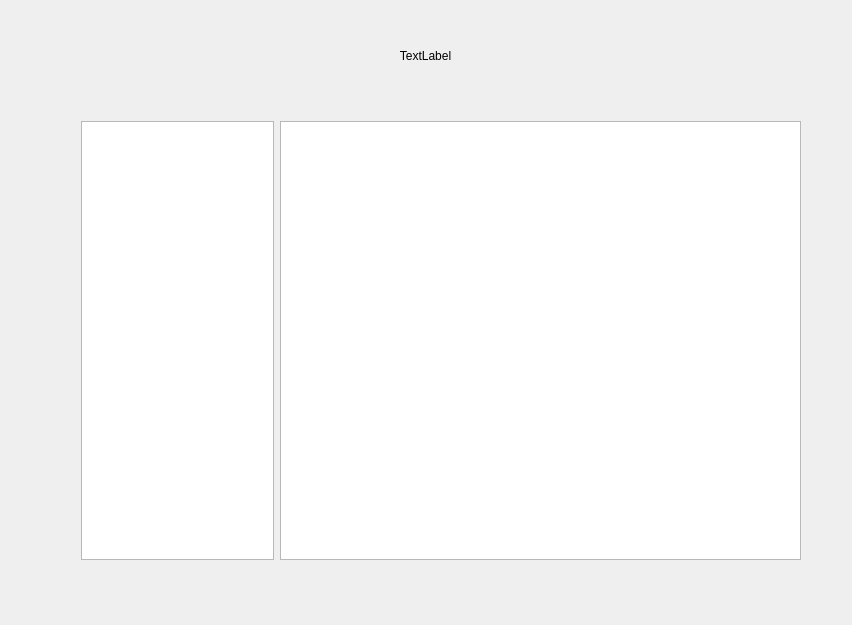
<?xml version="1.0" encoding="UTF-8"?>
<ui version="4.0">
 <class>Author_Detail_Widget</class>
 <widget class="QWidget" name="Author_Detail_Widget">
  <property name="geometry">
   <rect>
    <x>0</x>
    <y>0</y>
    <width>852</width>
    <height>625</height>
   </rect>
  </property>
  <property name="windowTitle">
   <string>Author_Detail_Widget</string>
  </property>
  <widget class="QWidget" name="horizontalLayoutWidget">
   <property name="geometry">
    <rect>
     <x>70</x>
     <y>110</y>
     <width>731</width>
     <height>461</height>
    </rect>
   </property>
   <layout class="QHBoxLayout" name="horizontalLayout" stretch="37,100">
    <property name="rightMargin">
     <number>0</number>
    </property>
    <item>
     <widget class="QListView" name="lvw_collaborator">
      <property name="editTriggers">
       <set>QAbstractItemView::NoEditTriggers</set>
      </property>
     </widget>
    </item>
    <item>
     <widget class="QListView" name="lvw_info"/>
    </item>
   </layout>
  </widget>
  <widget class="QLabel" name="name">
   <property name="geometry">
    <rect>
     <x>210</x>
     <y>30</y>
     <width>431</width>
     <height>51</height>
    </rect>
   </property>
   <property name="text">
    <string>TextLabel</string>
   </property>
   <property name="alignment">
    <set>Qt::AlignCenter</set>
   </property>
  </widget>
 </widget>
 <layoutdefault spacing="6" margin="11"/>
 <resources/>
 <connections/>
</ui>
